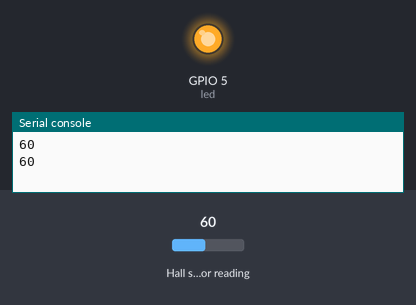
Recording of a program running on a simulated ESP32 board running MicroPython. On the bench: output pins drawn as LEDs (lit = HIGH), the last lines printed to the serial console. Inputs (shaded band) come from the test bench; at power-on: Hall sensor reading 60.

Above: at 1.2 s.
1.3 s: Hall sensor reading set to 95
3.2 s: Hall sensor reading set to 105
At 5.2 s:
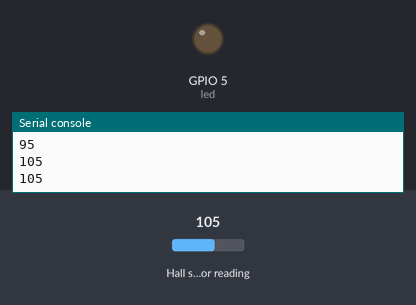
5.5 s: Hall sensor reading set to -93
At 6.9 s:
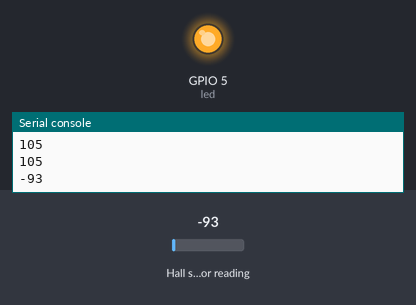
7.5 s: Hall sensor reading set to 162
At 8.5 s:
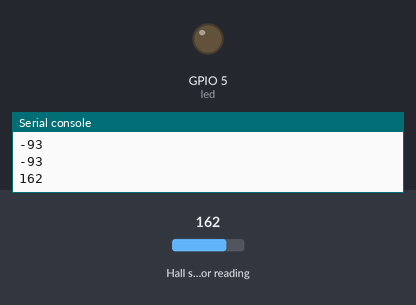
Timing chart, 0 to 10.5 s (numbered marks = the images above; inputs shaded):
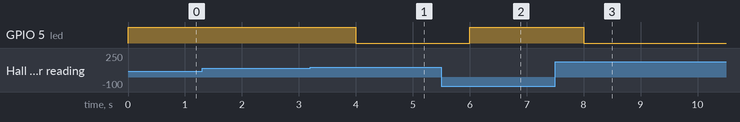

Measured:
- the behaviour switches between 100 and 101 on Hall sensor reading (found by bisection; images 0 and 1)
- after the input at 3.2 s, GPIO 5 (led): HIGH → LOW after 0.80 s
- after the input at 5.5 s, GPIO 5 (led): LOW → HIGH after 0.50 s
- after the input at 7.5 s, GPIO 5 (led): HIGH → LOW after 0.50 s

The program:

hall-sensor.py
```python
import esp32
import time
from machine import Pin

led = Pin(5, Pin.OUT)

while True:
    hall_sensor = esp32.hall_sensor()
    print(hall_sensor)
    #print("Temperature:")
    #print(esp32.raw_temperature())
    if(hall_sensor > 100):
        led.value(False)
    else:
        led.value(True)
    #led.value(not led.value())
    time.sleep(1)

    
```
